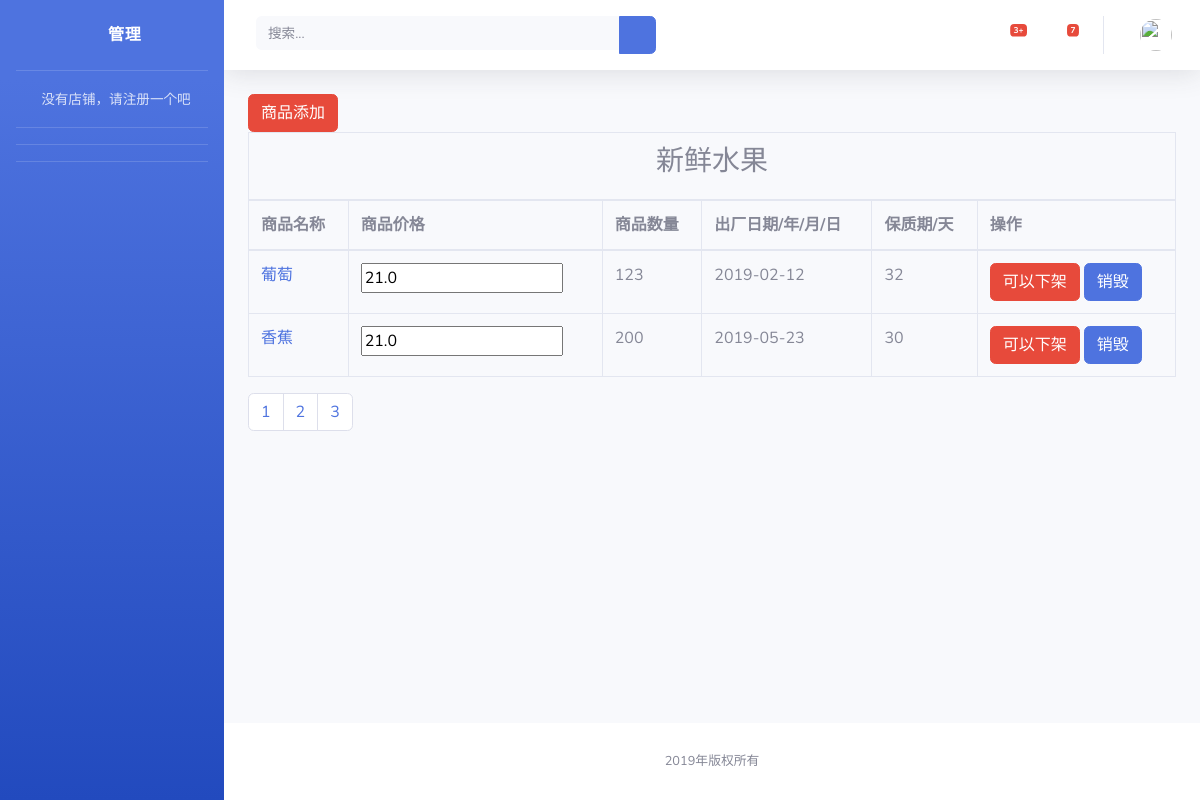
/store/type_allgood/1?keywords=&page_num=2, run on the app's committed database.
### Store/models.py (models this page shows)
class Goodstype(models.Model):
    type_name = models.CharField(max_length=32, verbose_name="类型名称")
    type_description = models.TextField(max_length=32, verbose_name="类型描述")
    picture= models.ImageField(upload_to='buyer/images',default='images/banner01.jpg',verbose_name="图片")

class Goods(models.Model):
    goods_name=models.CharField(max_length=32,verbose_name="商品名称")
    goods_price=models.FloatField(verbose_name="商品价格")
    goods_image=models.ImageField(upload_to="store/images",verbose_name="商品图片")
    goods_number=models.IntegerField(verbose_name="商品数量")
    goods_description= models.TextField(verbose_name="商品的描述")
    goods_date = models.DateField(verbose_name="出厂日期")
    goods_safedate = models.IntegerField(verbose_name="保质期")
    goods_under=models.IntegerField(verbose_name="商品状态",default=1)#设置商品状态，0为下架，1为待售
    goods_type = models.ForeignKey(to=Goodstype, on_delete=models.CASCADE, verbose_name="商品类型id")  # 与商品类型是多对一的关系
    store_id=models.ForeignKey(to=Store,on_delete=models.CASCADE,verbose_name="商品店铺")#与店铺是多对多关系

### Store/views.py (the view)
# urls.py: re_path(r'type_allgood/(?P<id>\d+)',type_allgood),
def type_allgood(request,id):
    goods_type=Goodstype.objects.get(id=id)
    keywords = request.GET.get("keywords", "")
    page_num = request.GET.get("page_num", 1)
    if keywords:
        type_list = goods_type.goods_set.filter(goods_name__contains=keywords)
    else:
        type_list =goods_type.goods_set.all()
    paginator = Paginator(type_list, 2)
    page = paginator.page(int(page_num))
    start = int(page_num) - 3
    end = int(page_num) + 2
    if start <= 0:
        start = 0
    page_range = paginator.page_range[start:end]
    return render(request,'store/type_allgood.html',locals())

### Store/templates/store/type_allgood.html (shortened to what this page needs)
{% extends 'store/blank.html' %}
{% block blank %}
     <a class="btn btn-danger" href="/store/add_good/">商品添加</a>
    <table class="table table-bordered" >
        <thead>
        <tr style="text-align: center"><th colspan="6"><h3>{{ goods_type.type_name }}</h3></th></tr>
            <tr>
            <th>商品名称</th>
            <th>商品价格</th>
            <th>商品数量</th>
            <th>出厂日期/年/月/日</th>
            <th>保质期/天</th>
            <th>操作</th>
        </tr>
        </thead>
        <tbody>
            {% for t in page %}
                <tr>
                    <td ><a href="/store/goods/?id={{ t.id }}">{{ t.goods_name }}</a></td>
                    <td><input type="text" value="{{ t.goods_price}}" id="gp{{ t.id }}" name="good_price" onblur="edit({{ t.id }})">
                    </td>
                     <td>{{ t.goods_number }}</td>
                    <td>{{ t.goods_date|date:'Y-m-d'}}</td>
                    <td>{{ t.goods_safedate }}</td>
                    <td>
                         {% ifequal t.goods_under 1 %}
                        <a class="btn btn-danger" href="/store/goods_set/down/?id={{ t.id }}">可以下架</a>
                        {% else %}
                        <a class="btn btn-danger" href="/store/goods_set/up/?id={{ t.id }}">可以上架</a>
                         {% endifequal %}
                        <a class="btn btn-primary" href="/store/goods_set/delete/?id={{ t.id }}">销毁</a>
                    </td>
                </tr>
            {% endfor %}
        </tbody>
    </table>
    <div class="dataTables_paginate paging_simple_numbers">
        <ul class="pagination">
            {% for p in page_range %}
            <li class="paginate_button page-item">
                <a class="page-link" href="?keywords={{ keywords }}&page_num={{ p }}">{{ p }}</a>
            </li>
            {% endfor %}
        </ul>
    </div>
{% endblock %}

### data on the page
Goodstype: type_name "新鲜水果"
Goods: goods_name "葡萄", good_price "21.0", goods_number "123", goods_date "2019-02-12", goods_safedate "32"
Goods: goods_name "香蕉", good_price "21.0", goods_number "200", goods_date "2019-05-23", goods_safedate "30"

### other printed values
{{ p }} "1" "2" "3"
